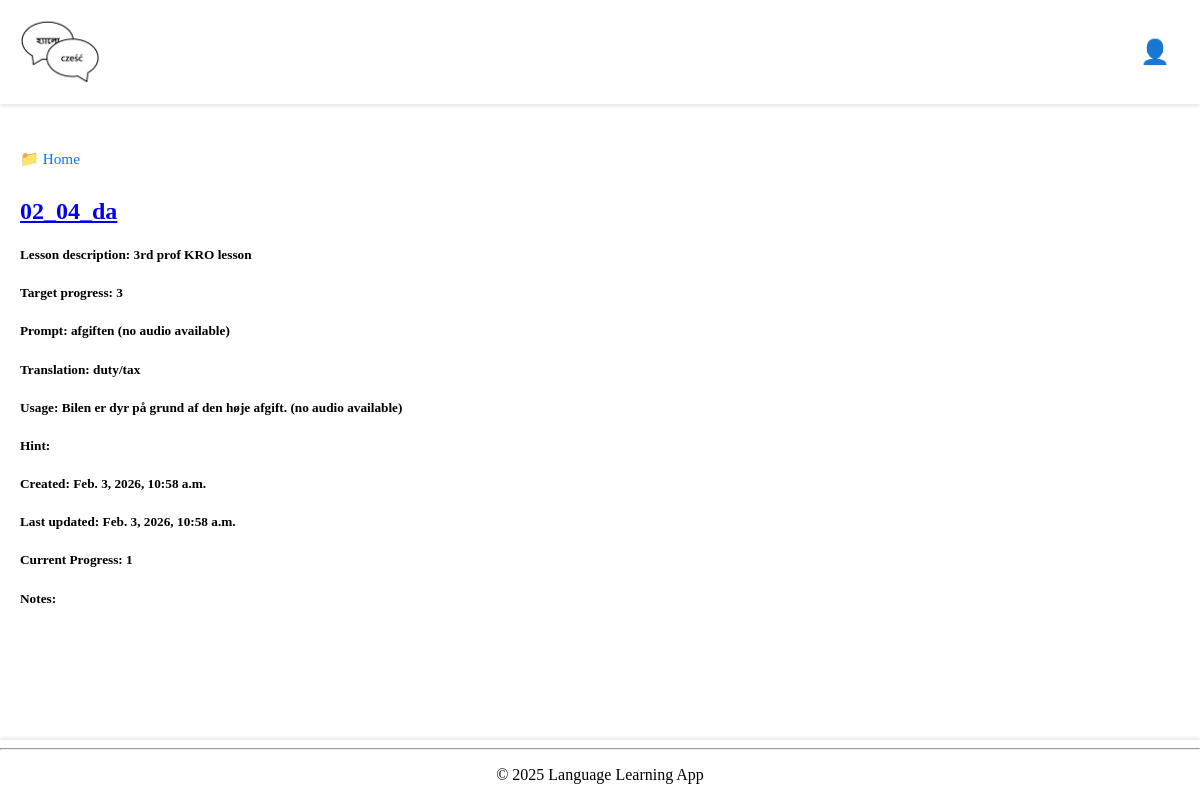
The page /my-word-details/1700/ (signed in) on the database its author committed.
### base/models.py (models this page shows, shortened)
class UserDirectory(models.Model):
    name = models.CharField(max_length=255)
    user = models.ForeignKey(
        User, on_delete=models.CASCADE, related_name="directories"
    )
    parent_directory = models.ForeignKey(
        "self",
        null=True,
        blank=True,
        on_delete=models.CASCADE,
        related_name="subdirectories",
    )
    is_root = models.BooleanField(default=False)
    created = models.DateTimeField(auto_now_add=True)
    updated = models.DateTimeField(auto_now=True)
    class Meta:
        ordering = ["name"]
        unique_together = ("user", "parent_directory", "name")
    def get_path(self):
        path = []
        current = self
        visited = set()
        while current is not None:
            if current.id in visited:
                break
            visited.add(current.id)
            path.insert(0, current)
            current = current.parent_directory
        return path

class UserWord(models.Model):
    user_lesson = models.ForeignKey(
        UserLesson,
        on_delete=models.CASCADE,
        related_name="user_words",
    )
    word = models.ForeignKey(Word, on_delete=models.CASCADE)
    current_progress = models.PositiveIntegerField(default=0)
    notes = models.TextField(blank=True)
    class Meta:
        unique_together = ("user_lesson", "word")

class UserLesson(models.Model):
    user = models.ForeignKey(User, on_delete=models.CASCADE)
    lesson = models.ForeignKey(Lesson, on_delete=models.CASCADE)
    directory = models.ForeignKey(
        "UserDirectory",
        on_delete=models.SET_NULL,
        null=True,
        blank=True,
        related_name="lessons",
    )
    target_progress = models.PositiveIntegerField(
        default=3, validators=[MinValueValidator(1)]
    )
    practice_window = models.PositiveIntegerField(
        default=10, validators=[MinValueValidator(1)]
    )
    allowed_error_margin = models.PositiveIntegerField(
        default=0, validators=[MinValueValidator(0)]
    )
    class Meta:
        unique_together = ("user", "lesson")

class Lesson(models.Model):
    title = models.CharField(max_length=255)
    description = models.TextField(
        blank=True, help_text="Brief description of the lesson."
    )
    prompt_language = models.ForeignKey(
        Language, on_delete=models.CASCADE, related_name="prompt_lessons"
    )
    translation_language = models.ForeignKey(
        Language, on_delete=models.CASCADE, related_name="translation_lessons"
    )
    author = models.ForeignKey(
        User,
        on_delete=models.CASCADE,
        related_name="authored_lessons",
    )
    changes_log = models.TextField(
        blank=True, help_text="Log of changes made to this lesson."
    )
    access_type = models.ForeignKey(AccessType, on_delete=models.PROTECT, default=1)
    original_lesson = models.ForeignKey(
        "self", null=True, blank=True, on_delete=models.SET_NULL
    )
    updated = models.DateTimeField(auto_now=True)
    created = models.DateTimeField(auto_now_add=True)

class Word(models.Model):
    lesson = models.ForeignKey(Lesson, on_delete=models.CASCADE, related_name="words")
    prompt = models.CharField(max_length=255)
    translation = models.CharField(max_length=255)
    usage = models.TextField(blank=True)
    prompt_audio = models.FileField(upload_to="audio/prompts/", blank=True, null=True)
    usage_audio = models.FileField(upload_to="audio/usages/", blank=True, null=True)
    hint = models.CharField(max_length=255, blank=True)
    updated = models.DateTimeField(auto_now=True)
    created = models.DateTimeField(auto_now_add=True)

### base/views.py (the view)
@login_required(login_url="login")
def myWordDetails(request, my_word_id):
    myWord = UserWord.objects.select_related(
        "user_lesson", "user_lesson__user", "user_lesson__directory", "word"
    ).filter(id=my_word_id).first()
    if not myWord:
        return HttpResponse("You do not have this word in your lesson.", status=404)
    if (
        request.user.id != myWord.user_lesson.user.id
        and not request.user.is_superuser
    ):
        return HttpResponse("You are not allowed here!", status=403)
    current_directory = myWord.user_lesson.directory
    if not current_directory:
        current_directory = UserDirectory.get_or_create_root_directory(request.user)
    breadcrumb_path = current_directory.get_path()
    context = {
        "my_word": myWord,
        "current_directory": current_directory,
        "breadcrumb_path": breadcrumb_path,
    }
    return render(request, "base/my_word_details.html", context)

### base/templates/base/my_word_details.html (shortened to what this page needs)
{% extends "main.html" %}
{% block content %}
{% include 'base/includes/breadcrumb.html' %}
<h2><a href="{% url 'my-lesson-details' my_word.user_lesson.id %}">{{ my_word.user_lesson.lesson.title }}</a></h2>
<h5>Lesson description: {{ my_word.user_lesson.lesson.description }}</h5>
<h5>Target progress: {{ my_word.user_lesson.target_progress }}</h5>
<div class="my-word-container">
    <div>
        <h5>Prompt:
        {% if my_word.word.prompt_audio %}
            <audio id="prompt_audio" src="{{ my_word.word.prompt_audio.url }}?v={{ user_word.word.updated|date:'U' }}"></audio>
            <button type="button" onclick="document.getElementById('prompt_audio').play()">{{ my_word.word.prompt }} 🔊</button>
        {% else %}
            {{ my_word.word.prompt }} (no audio available)
        {% endif %}
        </h5>
        <h5>Translation: {{ my_word.word.translation }} </h5>
        <h5>Usage:
        {% if my_word.word.usage_audio %}
            <audio id="usage_audio" src="{{ my_word.word.usage_audio.url }}?v={{ user_word.word.updated|date:'U' }}"></audio>
            <button type="button" onclick="document.getElementById('usage_audio').play()">{{ my_word.word.usage }} 🔊</button>
        {% else %}
            {{ my_word.word.usage }} (no audio available)
        {% endif %}
        </h5>
        <h5>Hint: {{ my_word.word.hint }} </h5>
        <h5>Created: {{ my_word.word.created }} </h5>
        <h5>Last updated: {{ my_word.word.updated }} </h5>
        <h5>Current Progress: {{ my_word.current_progress }} </h5>
        <h5>Notes: {{ my_word.notes }} </h5>
    </div>
</div>
{% endblock content %}

### base/templates/base/includes/breadcrumb.html (shortened to what this page needs)
<nav class="breadcrumb-nav">
    <span>📁 </span>
    {% for dir in breadcrumb_path %}
        {% if dir.is_root %}
            <a href="{% url 'my-lessons' request.user.id %}">{{ dir.name }}</a>
        {% else %}
            <a href="{% url 'my-lessons-directory' request.user.id dir.id %}">{{ dir.name }}</a>
        {% endif %}
    {% endfor %}
</nav>

### static/styles/main.css (style rules this page uses)
body { background-color: white; margin: 0; padding: 0; }

### base/templates/base/includes/breadcrumb.html (style rules this page uses)
.breadcrumb-nav { padding: 10px 0; margin-bottom: 15px; font-size: 0.95em; }
.breadcrumb-nav a { color: #007bff; text-decoration: none; }

### rows shown on the page
UserDirectory: name "Home"
UserWord: user_lesson.lesson "02_04_da", user_lesson.lesson.description "3rd prof KRO lesson", user_lesson.target_progress "3", word.prompt "afgiften", word.translation "duty/tax", word.usage "Bilen er dyr på grund af den høje afgift.", word.created "Feb. 3, 2026, 10:58 a.m.", word.updated "Feb. 3, 2026, 10:58 a.m.", current_progress "1"
